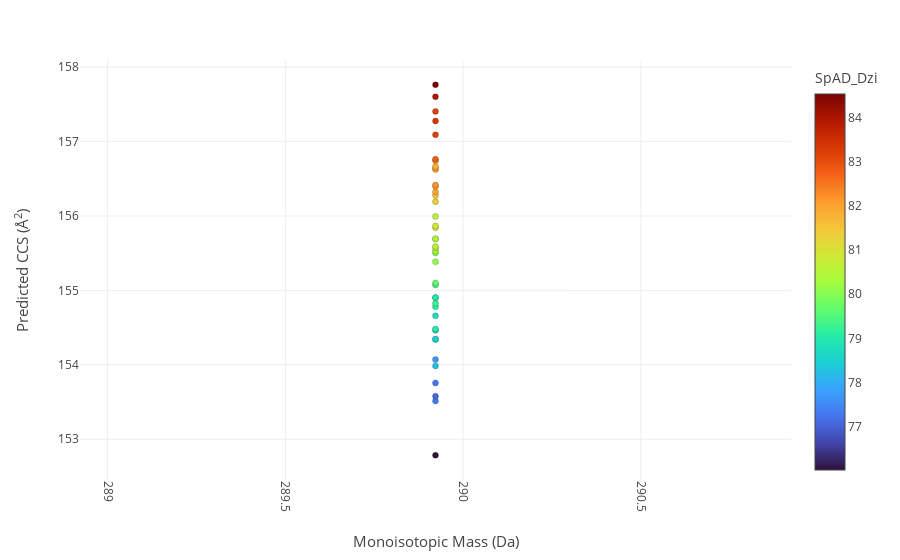

This figure's notebook cell:
### Code cell
import plotly.express as px
high = 375
low = 350
figb = px.scatter(x=x, 
                  y=y, 
                  color_continuous_scale='Turbo', 
                  color = color, template = 'none')
    
figb.update_coloraxes(colorbar_title='SpAD_Dzi')

figb.update_xaxes(
        tickangle = 90,
        title_text = "Monoisotopic Mass (Da)",
        title_font = {"size": 15},
        title_standoff = 25)

figb.update_yaxes(
        title_text = "Predicted CCS (<span>&#8491;</span><sup>2</sup>)",
        title_font = {"size": 15},
        title_standoff = 25)


figb.update_traces(marker=dict(size=6,
                              line=dict(width=0.2,
                                        color='Black')),
                  selector=dict(mode='markers'))



figb.show()

### Figure 1 — Plotly figure (JSON) as saved in the notebook; plotly's stock layout.template omitted (floating-point values rounded to 4 significant figures)
{"data": [{"hovertemplate": "x=%{x}<br>y=%{y}<br>color=%{marker.color}<extra></extra>", "legendgroup": "", "marker": {"color": [76.02, 77.3, 77.08, 77.27, 78.26, 77.72, 78.49, 78.51, 78.34, 79.11, 78.74, 79.12, 79.3, 78.93, 78.96, 79.4, 79.7, 80.14, 80.0, 80.3, 80.36, 80.6, 80.17, 80.51, 80.8, 80.95, 80.61, 81.36, 81.53, 82.0, 81.85, 82.2, 82.01, 81.98, 81.82, 82.16, 82.8, 83.21, 83.37, 83.18, 84.0, 84.53], "coloraxis": "coloraxis", "line": {"color": "Black", "width": 0.2}, "size": 6, "symbol": "circle"}, "mode": "markers", "name": "", "orientation": "v", "showlegend": false, "type": "scatter", "x": [289.9, 289.9, 289.9, 289.9, 289.9, 289.9, 289.9, 289.9, 289.9, 289.9, 289.9, 289.9, 289.9, 289.9, 289.9, 289.9, 289.9, 289.9, 289.9, 289.9, 289.9, 289.9, 289.9, 289.9, 289.9, 289.9, 289.9, 289.9, 289.9, 289.9, 289.9, 289.9, 289.9, 289.9, 289.9, 289.9, 289.9, 289.9, 289.9, 289.9, 289.9, 289.9], "xaxis": "x", "y": [152.8, 153.5, 153.6, 153.8, 154.0, 154.1, 154.3, 154.3, 154.5, 154.5, 154.7, 154.8, 154.8, 154.9, 154.9, 155.1, 155.1, 155.4, 155.5, 155.5, 155.6, 155.6, 155.7, 155.7, 155.8, 155.9, 156.0, 156.2, 156.3, 156.3, 156.4, 156.4, 156.6, 156.6, 156.7, 156.7, 156.8, 157.1, 157.3, 157.4, 157.6, 157.8], "yaxis": "y"}], "layout": {"coloraxis": {"colorbar": {"title": {"text": "SpAD_Dzi"}}, "colorscale": [[0, "#30123b"], [0.07143, "#4145ab"], [0.1429, "#4675ed"], [0.2143, "#39a2fc"], [0.2857, "#1bcfd4"], [0.3571, "#24eca6"], [0.4286, "#61fc6c"], [0.5, "#a4fc3b"], [0.5714, "#d1e834"], [0.6429, "#f3c63a"], [0.7143, "#fe9b2d"], [0.7857, "#f36315"], [0.8571, "#d93806"], [0.9286, "#b11901"], [1, "#7a0402"]]}, "legend": {"tracegroupgap": 0}, "margin": {"t": 60}, "xaxis": {"anchor": "y", "domain": [0, 1], "tickangle": 90, "title": {"font": {"size": 15}, "standoff": 25, "text": "Monoisotopic Mass (Da)"}}, "yaxis": {"anchor": "x", "domain": [0, 1], "title": {"font": {"size": 15}, "standoff": 25, "text": "Predicted CCS (<span>&#8491;</span><sup>2</sup>)"}}}}
